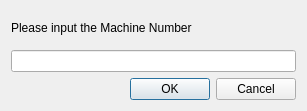
<?xml version="1.0" encoding="UTF-8"?>
<ui version="4.0">
 <class>NumStr_InputDialog</class>
 <widget class="QDialog" name="NumStr_InputDialog">
  <property name="windowModality">
   <enum>Qt::NonModal</enum>
  </property>
  <property name="geometry">
   <rect>
    <x>0</x>
    <y>0</y>
    <width>307</width>
    <height>111</height>
   </rect>
  </property>
  <property name="windowTitle">
   <string>Dialog</string>
  </property>
  <layout class="QVBoxLayout" name="verticalLayout">
   <item>
    <widget class="QLabel" name="label">
     <property name="text">
      <string>Please input the Machine Number</string>
     </property>
    </widget>
   </item>
   <item>
    <widget class="QLineEdit" name="lineEdit">
     <property name="maxLength">
      <number>20</number>
     </property>
    </widget>
   </item>
   <item>
    <widget class="QDialogButtonBox" name="buttonBox">
     <property name="orientation">
      <enum>Qt::Horizontal</enum>
     </property>
     <property name="standardButtons">
      <set>QDialogButtonBox::Cancel|QDialogButtonBox::Ok</set>
     </property>
    </widget>
   </item>
  </layout>
 </widget>
 <resources/>
 <connections>
  <connection>
   <sender>buttonBox</sender>
   <signal>accepted()</signal>
   <receiver>NumStr_InputDialog</receiver>
   <slot>accept()</slot>
   <hints>
    <hint type="sourcelabel">
     <x>248</x>
     <y>254</y>
    </hint>
    <hint type="destinationlabel">
     <x>157</x>
     <y>274</y>
    </hint>
   </hints>
  </connection>
  <connection>
   <sender>buttonBox</sender>
   <signal>rejected()</signal>
   <receiver>NumStr_InputDialog</receiver>
   <slot>reject()</slot>
   <hints>
    <hint type="sourcelabel">
     <x>316</x>
     <y>260</y>
    </hint>
    <hint type="destinationlabel">
     <x>286</x>
     <y>274</y>
    </hint>
   </hints>
  </connection>
 </connections>
</ui>
